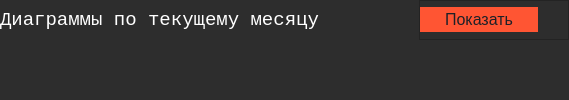
            <widget class="QWidget" name="curr_mon_page">
             <layout class="QVBoxLayout" name="verticalLayout_6">
              <property name="spacing">
               <number>0</number>
              </property>
              <property name="leftMargin">
               <number>0</number>
              </property>
              <property name="topMargin">
               <number>0</number>
              </property>
              <property name="rightMargin">
               <number>0</number>
              </property>
              <property name="bottomMargin">
               <number>0</number>
              </property>
              <item>
               <widget class="QFrame" name="options_frame_curr">
                <property name="minimumSize">
                 <size>
                  <width>0</width>
                  <height>40</height>
                 </size>
                </property>
                <property name="maximumSize">
                 <size>
                  <width>16777215</width>
                  <height>40</height>
                 </size>
                </property>
                <property name="styleSheet">
                 <string notr="true">background-color: rgb(45, 45, 45);</string>
                </property>
                <property name="frameShape">
                 <enum>QFrame::NoFrame</enum>
                </property>
                <property name="frameShadow">
                 <enum>QFrame::Raised</enum>
                </property>
                <layout class="QHBoxLayout" name="horizontalLayout_7">
                 <property name="spacing">
                  <number>0</number>
                 </property>
                 <property name="leftMargin">
                  <number>0</number>
                 </property>
                 <property name="topMargin">
                  <number>0</number>
                 </property>
                 <property name="rightMargin">
                  <number>0</number>
                 </property>
                 <property name="bottomMargin">
                  <number>0</number>
                 </property>
                 <item>
                  <widget class="QFrame" name="frame_5">
                   <property name="frameShape">
                    <enum>QFrame::StyledPanel</enum>
                   </property>
                   <property name="frameShadow">
                    <enum>QFrame::Raised</enum>
                   </property>
                  </widget>
                 </item>
                 <item>
                  <widget class="QLabel" name="selected_data_label_3">
                   <property name="maximumSize">
                    <size>
                     <width>500</width>
                     <height>16777215</height>
                    </size>
                   </property>
                   <property name="font">
                    <font>
                     <family>Courier</family>
                     <pointsize>14</pointsize>
                    </font>
                   </property>
                   <property name="styleSheet">
                    <string notr="true">color: rgb(255, 255, 255);</string>
                   </property>
                   <property name="text">
                    <string>Диаграммы по текущему месяцу</string>
                   </property>
                  </widget>
                 </item>
                 <item>
                  <spacer name="horizontalSpacer_3">
                   <property name="orientation">
                    <enum>Qt::Horizontal</enum>
                   </property>
                   <property name="sizeType">
                    <enum>QSizePolicy::Fixed</enum>
                   </property>
                   <property name="sizeHint" stdset="0">
                    <size>
                     <width>100</width>
                     <height>20</height>
                    </size>
                   </property>
                  </spacer>
                 </item>
                 <item alignment="Qt::AlignRight">
                  <widget class="QFrame" name="frame_6">
                   <property name="minimumSize">
                    <size>
                     <width>150</width>
                     <height>0</height>
                    </size>
                   </property>
                   <property name="frameShape">
                    <enum>QFrame::StyledPanel</enum>
                   </property>
                   <property name="frameShadow">
                    <enum>QFrame::Raised</enum>
                   </property>
                   <layout class="QHBoxLayout" name="horizontalLayout_8">
                    <property name="spacing">
                     <number>0</number>
                    </property>
                    <property name="leftMargin">
                     <number>0</number>
                    </property>
                    <property name="topMargin">
                     <number>0</number>
                    </property>
                    <property name="rightMargin">
                     <number>30</number>
                    </property>
                    <property name="bottomMargin">
                     <number>0</number>
                    </property>
                    <item>
                     <widget class="QPushButton" name="update_curr_mon">
                      <property name="minimumSize">
                       <size>
                        <width>99</width>
                        <height>25</height>
                       </size>
                      </property>
                      <property name="maximumSize">
                       <size>
                        <width>150</width>
                        <height>16777215</height>
                       </size>
                      </property>
                      <property name="styleSheet">
                       <string notr="true">QPushButton {
                                         
    background-color: #ff5533;
    border-style: solid;
    border-width: 2px;
    border-radius: 0px;
    border-color: #ff5533;
    font:  16px;
    min-width: 5em;
    padding: 0px;
    color: #1e2027;
}
QPushButton:hover {
    background: #262a2f; 
    color:#ff5533;
} 
QPushButton:pressed {                              
   background: #262a2f;
   border-style: solid; 
   color:#ff5533;
}</string>
                      </property>
                      <property name="text">
                       <string>Показать</string>
                      </property>
                     </widget>
                    </item>
                   </layout>
                  </widget>
                 </item>
                </layout>
               </widget>
              </item>
              <item>
               <widget class="QFrame" name="plot_frame_curr">
                <property name="styleSheet">
                 <string notr="true">
background-color: rgb(45, 45, 45);</string>
                </property>
                <property name="frameShape">
                 <enum>QFrame::NoFrame</enum>
                </property>
                <property name="frameShadow">
                 <enum>QFrame::Raised</enum>
                </property>
                <layout class="QVBoxLayout" name="verticalLayout_9">
                 <property name="spacing">
                  <number>0</number>
                 </property>
                 <property name="leftMargin">
                  <number>0</number>
                 </property>
                 <property name="topMargin">
                  <number>0</number>
                 </property>
                 <property name="rightMargin">
                  <number>0</number>
                 </property>
                 <property name="bottomMargin">
                  <number>0</number>
                 </property>
                 <item>
                  <widget class="QWidget" name="curr_plot_widget" native="true">
                   <property name="sizePolicy">
                    <sizepolicy hsizetype="Preferred" vsizetype="Preferred">
                     <horstretch>0</horstretch>
                     <verstretch>0</verstretch>
                    </sizepolicy>
                   </property>
                   <property name="styleSheet">
                    <string notr="true">
background-color: rgb(45, 45, 45);</string>
                   </property>
                  </widget>
                 </item>
                </layout>
               </widget>
              </item>
             </layout>
            </widget>
